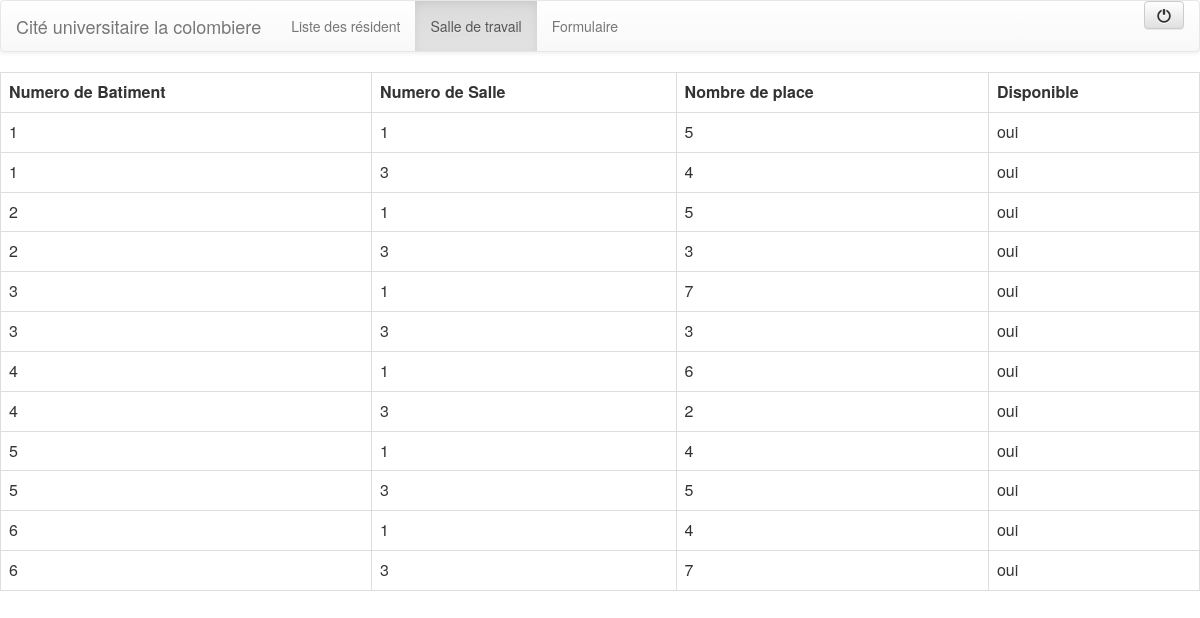
Page /controller/salledetravail.php (signed in) on the committed database.
### tables this page shows
CREATE TABLE IF NOT EXISTS `salle_de_travail` (
  `NumSalle` int(11) NOT NULL,
  `nombreDePlace` int(11) NOT NULL,
  `NumeroBat` int(11) NOT NULL,
  `Disponible` tinyint(1) NOT NULL,
  PRIMARY KEY (`NumSalle`,`NumeroBat`),
  KEY `FK_Salle_de_Travail_NumeroBat` (`NumeroBat`)
);

### controller/salledetravail.php (called while the page is built, shortened)
<?php
try
{
      $bdd = new PDO('mysql:host='.getenv('OPENSHIFT_MYSQL_DB_HOST').';dbname='.getenv('OPENSHIFT_APP_NAME'), getenv('OPENSHIFT_MYSQL_DB_USERNAME'), getenv('OPENSHIFT_MYSQL_DB_PASSWORD'));
    $bdd->setAttribute(PDO::ATTR_ERRMODE, PDO::ERRMODE_EXCEPTION);
}
catch(Exception $e)
{
        die('Erreur : '.$e->getMessage());
}
?>
<?php
include_once('../model/getSalles.php');
$salles = getSalles();
include_once('../view/salledetravail.php');

### model/getSalles.php (called while the page is built)
<?php
function getSalles()
{
    global $bdd;
    $req = $bdd->prepare('SELECT * FROM salle_de_travail ORDER BY NumeroBat , NumSalle');
    $req->execute();
    $salles = $req->fetchAll();
    return $salles;
}

### view/salledetravail.php (the view, shortened to what this page needs)
<html>
<head>
		<link rel="stylesheet" href="https://maxcdn.bootstrapcdn.com/bootstrap/3.3.4/css/bootstrap.min.css">
		<link rel="stylesheet" href="https://maxcdn.bootstrapcdn.com/bootstrap/3.3.4/css/bootstrap-theme.min.css">
</head>
<body>
<nav class="navbar navbar-default">
  <div class="container-fluid">
    <div class="navbar-header">
      <a class="navbar-brand" href="#">Cité universitaire la colombiere</a>
    </div>
    <div class="collapse navbar-collapse" id="bs-example-navbar-collapse-1">
      <ul class="nav navbar-nav">
        <li><a href="#" class="text-center new-account" name="lien5" value="resident.php" onclick="self.location.href='resident.php'">Liste des résident </a></li>
         <li class="active"><a href="#" class="text-center new-account" name="lien5" value="saledetravail.php" onclick="self.location.href='salledetravail.php'">Salle de travail <span class="sr-only">(current)</span></a></li>
        <li><a href="#"a href="#" class="text-center new-account" name="lien6" value="listeDeFormulaire.php" onclick="self.location.href='listeDeFormulaire.php'">Formulaire</a></li>
      </ul>
      <ul class="nav navbar-nav navbar-right">
      <form action="../controller/salledetravail.php" method="post" ><input type="hidden" name="submit" value="deconnexion"><button type="submit" class="btn btn-default" ><span class="glyphicon glyphicon-off" aria-hidden="true"></span></button></form>
          </ul>
    </div>
  </div>
</nav>
 <table class="table table-bordered">
      <tr>
        <th>Numero de Batiment</th>
        <th>Numero de Salle</th>
        <th>Nombre de place</th>
        <th>Disponible</th>
      </tr>
      <tr>
<?php
foreach($salles as $salle)
{
?>
    <tr>
        <td><?php echo $salle['NumeroBat']; ?></td>
        <td><?php echo $salle['NumSalle']; ?></td>
        <td><?php echo $salle['nombreDePlace']; ?></td>
        <td><?php if ($salle['Disponible'] == 0) {echo "oui";} else {echo "non";}; ?></td>
<?php
}
?>
    </tr>
      </tr>
  </table>
</body>
</html>

### rows in the picture
salle_de_travail: NumeroBat "1", NumSalle "1", nombreDePlace "5", Disponible "oui"
salle_de_travail: NumeroBat "1", NumSalle "3", nombreDePlace "4", Disponible "oui"
salle_de_travail: NumeroBat "2", NumSalle "1", nombreDePlace "5", Disponible "oui"
salle_de_travail: NumeroBat "2", NumSalle "3", nombreDePlace "3", Disponible "oui"
salle_de_travail: NumeroBat "3", NumSalle "1", nombreDePlace "7", Disponible "oui"
salle_de_travail: NumeroBat "3", NumSalle "3", nombreDePlace "3", Disponible "oui"
salle_de_travail: NumeroBat "4", NumSalle "1", nombreDePlace "6", Disponible "oui"
salle_de_travail: NumeroBat "4", NumSalle "3", nombreDePlace "2", Disponible "oui"
salle_de_travail: NumeroBat "5", NumSalle "1", nombreDePlace "4", Disponible "oui"
salle_de_travail: NumeroBat "5", NumSalle "3", nombreDePlace "5", Disponible "oui"
salle_de_travail: NumeroBat "6", NumSalle "1", nombreDePlace "4", Disponible "oui"
salle_de_travail: NumeroBat "6", NumSalle "3", nombreDePlace "7", Disponible "oui"
